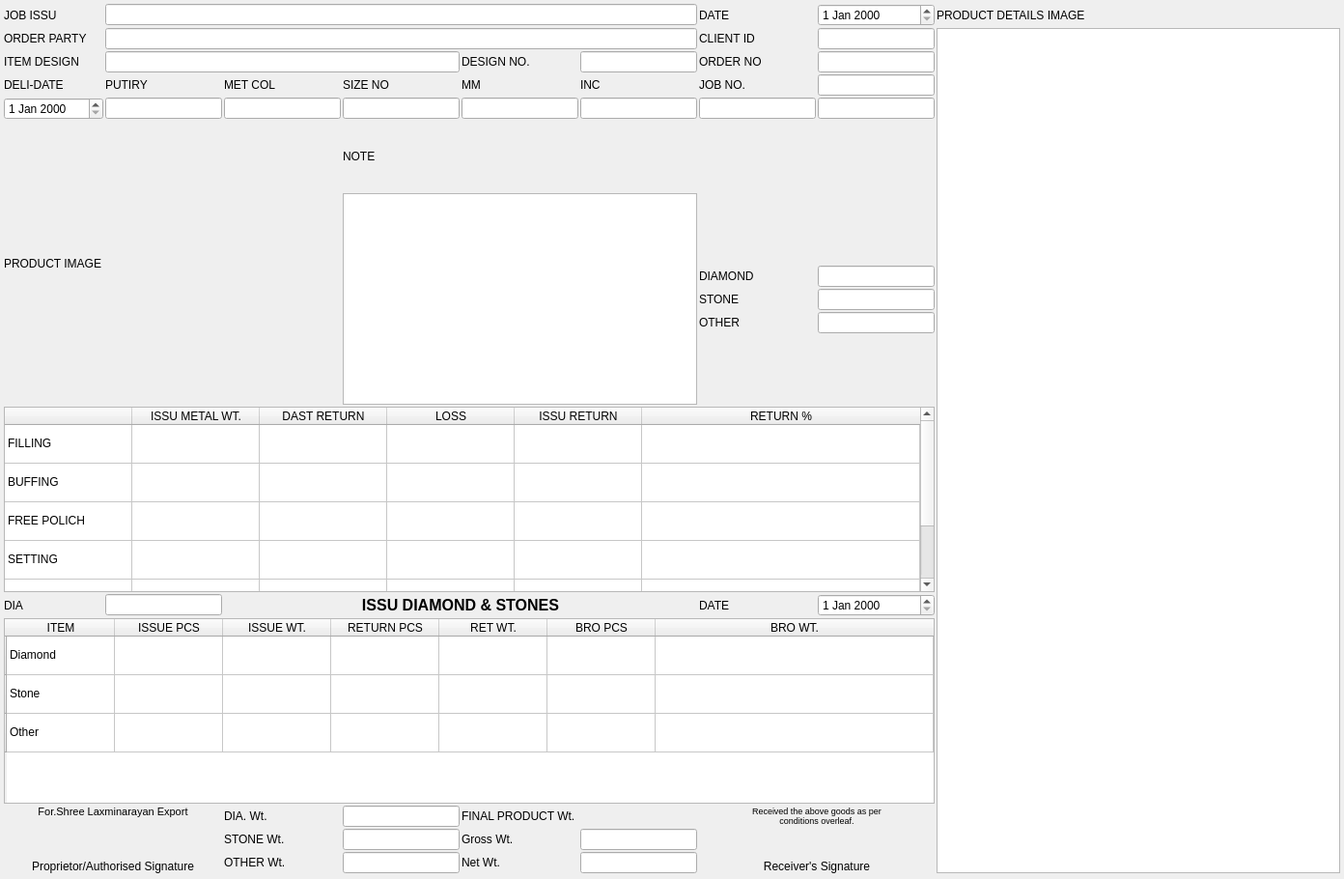
<?xml version="1.0" encoding="UTF-8"?>
<ui version="4.0">
 <class>JobSheet</class>
 <widget class="QDialog" name="JobSheet">
  <property name="geometry">
   <rect>
    <x>0</x>
    <y>0</y>
    <width>1392</width>
    <height>910</height>
   </rect>
  </property>
  <property name="windowTitle">
   <string>Dialog</string>
  </property>
  <property name="styleSheet">
   <string notr="true"/>
  </property>
  <layout class="QGridLayout" name="gridLayout">
   <property name="leftMargin">
    <number>4</number>
   </property>
   <property name="topMargin">
    <number>4</number>
   </property>
   <property name="rightMargin">
    <number>4</number>
   </property>
   <property name="bottomMargin">
    <number>4</number>
   </property>
   <property name="spacing">
    <number>2</number>
   </property>
   <item row="21" column="2">
    <widget class="QLabel" name="jobNoLabel_49">
     <property name="maximumSize">
      <size>
       <width>16777215</width>
       <height>0</height>
      </size>
     </property>
     <property name="text">
      <string>FINAL POLICHING</string>
     </property>
    </widget>
   </item>
   <item row="0" column="1" colspan="5">
    <widget class="QLineEdit" name="jobIssuLineEdit"/>
   </item>
   <item row="21" column="11">
    <widget class="QLabel" name="jobNoLabel_58">
     <property name="maximumSize">
      <size>
       <width>16777215</width>
       <height>0</height>
      </size>
     </property>
     <property name="text">
      <string>FINAL POLICHING</string>
     </property>
    </widget>
   </item>
   <item row="21" column="7">
    <widget class="QLabel" name="jobNoLabel_54">
     <property name="maximumSize">
      <size>
       <width>16777215</width>
       <height>0</height>
      </size>
     </property>
     <property name="text">
      <string>FINAL POLICHING</string>
     </property>
    </widget>
   </item>
   <item row="2" column="7">
    <widget class="QLineEdit" name="orderNoLineEdit"/>
   </item>
   <item row="9" column="7">
    <widget class="QLineEdit" name="otherTotalLineEdit"/>
   </item>
   <item row="4" column="5">
    <widget class="QLineEdit" name="lengthLineEdit"/>
   </item>
   <item row="2" column="5">
    <widget class="QLineEdit" name="desigNoLineEdit"/>
   </item>
   <item row="0" column="6">
    <widget class="QLabel" name="dateOrderLabel">
     <property name="text">
      <string>DATE</string>
     </property>
    </widget>
   </item>
   <item row="16" column="6" colspan="2">
    <widget class="QLabel" name="jobNoLabel_40">
     <property name="font">
      <font>
       <pointsize>7</pointsize>
      </font>
     </property>
     <property name="text">
      <string>Received the above goods as per 
conditions overleaf.</string>
     </property>
     <property name="alignment">
      <set>Qt::AlignmentFlag::AlignHCenter|Qt::AlignmentFlag::AlignTop</set>
     </property>
    </widget>
   </item>
   <item row="0" column="7">
    <widget class="QDateEdit" name="dateOrderDateEdit"/>
   </item>
   <item row="18" column="3">
    <widget class="QLineEdit" name="otherWtLineEdit"/>
   </item>
   <item row="4" column="2">
    <widget class="QLineEdit" name="metColLineEdit"/>
   </item>
   <item row="16" column="4" colspan="2">
    <widget class="QLabel" name="finalProductWtLabel">
     <property name="text">
      <string>FINAL PRODUCT Wt.</string>
     </property>
    </widget>
   </item>
   <item row="2" column="6">
    <widget class="QLabel" name="orderNoLabel">
     <property name="text">
      <string>ORDER NO</string>
     </property>
    </widget>
   </item>
   <item row="5" column="3" colspan="3">
    <widget class="QLabel" name="noteLabel">
     <property name="text">
      <string>NOTE</string>
     </property>
    </widget>
   </item>
   <item row="3" column="3">
    <widget class="QLabel" name="sizeNoLabel">
     <property name="text">
      <string>SIZE NO</string>
     </property>
    </widget>
   </item>
   <item row="18" column="4">
    <widget class="QLabel" name="jobNoLabel_4">
     <property name="text">
      <string>Net Wt.</string>
     </property>
    </widget>
   </item>
   <item row="13" column="7">
    <widget class="QDateEdit" name="dateDateEdit"/>
   </item>
   <item row="3" column="1">
    <widget class="QLabel" name="purityLabel">
     <property name="text">
      <string>PUTIRY</string>
     </property>
    </widget>
   </item>
   <item row="1" column="6">
    <widget class="QLabel" name="clientIdLabel">
     <property name="text">
      <string>CLIENT ID</string>
     </property>
    </widget>
   </item>
   <item row="4" column="7">
    <widget class="QLineEdit" name="heightLineEdit"/>
   </item>
   <item row="17" column="3">
    <widget class="QLineEdit" name="stoneWtLineEdit"/>
   </item>
   <item row="4" column="0">
    <widget class="QDateEdit" name="deliDateDateEdit"/>
   </item>
   <item row="11" column="0" rowspan="2" colspan="8">
    <widget class="QTableWidget" name="goldDetailTableWidget">
     <property name="autoScroll">
      <bool>true</bool>
     </property>
     <property name="showGrid">
      <bool>true</bool>
     </property>
     <property name="cornerButtonEnabled">
      <bool>true</bool>
     </property>
     <attribute name="horizontalHeaderDefaultSectionSize">
      <number>132</number>
     </attribute>
     <attribute name="horizontalHeaderShowSortIndicator" stdset="0">
      <bool>false</bool>
     </attribute>
     <attribute name="horizontalHeaderStretchLastSection">
      <bool>true</bool>
     </attribute>
     <attribute name="verticalHeaderVisible">
      <bool>false</bool>
     </attribute>
     <attribute name="verticalHeaderCascadingSectionResizes">
      <bool>true</bool>
     </attribute>
     <attribute name="verticalHeaderMinimumSectionSize">
      <number>40</number>
     </attribute>
     <attribute name="verticalHeaderDefaultSectionSize">
      <number>40</number>
     </attribute>
     <attribute name="verticalHeaderStretchLastSection">
      <bool>true</bool>
     </attribute>
     <row>
      <property name="text">
       <string/>
      </property>
     </row>
     <row>
      <property name="text">
       <string/>
      </property>
     </row>
     <row>
      <property name="text">
       <string/>
      </property>
     </row>
     <row>
      <property name="text">
       <string/>
      </property>
     </row>
     <row>
      <property name="text">
       <string/>
      </property>
     </row>
     <row>
      <property name="text">
       <string/>
      </property>
     </row>
     <column>
      <property name="text">
       <string/>
      </property>
     </column>
     <column>
      <property name="text">
       <string>ISSU METAL WT.</string>
      </property>
     </column>
     <column>
      <property name="text">
       <string>DAST RETURN</string>
      </property>
     </column>
     <column>
      <property name="text">
       <string>LOSS</string>
      </property>
     </column>
     <column>
      <property name="text">
       <string>ISSU RETURN</string>
      </property>
     </column>
     <column>
      <property name="text">
       <string>RETURN %</string>
      </property>
     </column>
     <item row="0" column="0">
      <property name="text">
       <string>FILLING</string>
      </property>
     </item>
     <item row="0" column="1">
      <property name="text">
       <string/>
      </property>
     </item>
     <item row="0" column="2">
      <property name="text">
       <string/>
      </property>
     </item>
     <item row="0" column="3">
      <property name="text">
       <string/>
      </property>
     </item>
     <item row="0" column="4">
      <property name="text">
       <string/>
      </property>
     </item>
     <item row="1" column="0">
      <property name="text">
       <string>BUFFING</string>
      </property>
     </item>
     <item row="1" column="1">
      <property name="text">
       <string/>
      </property>
     </item>
     <item row="1" column="2">
      <property name="text">
       <string/>
      </property>
     </item>
     <item row="1" column="3">
      <property name="text">
       <string/>
      </property>
     </item>
     <item row="1" column="4">
      <property name="text">
       <string/>
      </property>
     </item>
     <item row="2" column="0">
      <property name="text">
       <string>FREE POLICH</string>
      </property>
     </item>
     <item row="3" column="0">
      <property name="text">
       <string>SETTING</string>
      </property>
     </item>
     <item row="4" column="0">
      <property name="text">
       <string>FINAL POLICH</string>
      </property>
     </item>
     <item row="5" column="0">
      <property name="text">
       <string>TOTAL</string>
      </property>
     </item>
    </widget>
   </item>
   <item row="18" column="0" colspan="2">
    <widget class="QLabel" name="jobNoLabel_35">
     <property name="text">
      <string>Proprietor/Authorised Signature</string>
     </property>
     <property name="alignment">
      <set>Qt::AlignmentFlag::AlignBottom|Qt::AlignmentFlag::AlignHCenter</set>
     </property>
    </widget>
   </item>
   <item row="1" column="7">
    <widget class="QLineEdit" name="clientIdLineEdit"/>
   </item>
   <item row="3" column="4">
    <widget class="QLabel" name="MMLabel">
     <property name="text">
      <string>MM</string>
     </property>
    </widget>
   </item>
   <item row="3" column="6">
    <widget class="QLabel" name="jobNoLabel">
     <property name="text">
      <string>JOB NO.</string>
     </property>
    </widget>
   </item>
   <item row="3" column="7">
    <widget class="QLineEdit" name="jobNoLineEdit"/>
   </item>
   <item row="16" column="0" colspan="2">
    <widget class="QLabel" name="jobNoLabel_34">
     <property name="font">
      <font>
       <pointsize>8</pointsize>
      </font>
     </property>
     <property name="text">
      <string>For.Shree Laxminarayan Export</string>
     </property>
     <property name="alignment">
      <set>Qt::AlignmentFlag::AlignHCenter|Qt::AlignmentFlag::AlignTop</set>
     </property>
    </widget>
   </item>
   <item row="1" column="8" rowspan="18" colspan="4">
    <widget class="QTableWidget" name="diaAndStoneForDesignTableWidget"/>
   </item>
   <item row="1" column="0">
    <widget class="QLabel" name="orderPartyLabel">
     <property name="text">
      <string>ORDER PARTY</string>
     </property>
    </widget>
   </item>
   <item row="4" column="1">
    <widget class="QLineEdit" name="purityLineEdit"/>
   </item>
   <item row="2" column="1" colspan="3">
    <widget class="QLineEdit" name="itemDesignLineEdit"/>
   </item>
   <item row="21" column="9">
    <widget class="QLabel" name="jobNoLabel_56">
     <property name="maximumSize">
      <size>
       <width>16777215</width>
       <height>0</height>
      </size>
     </property>
     <property name="text">
      <string>FINAL POLICHING</string>
     </property>
    </widget>
   </item>
   <item row="0" column="0">
    <widget class="QLabel" name="jobIssuLabel">
     <property name="text">
      <string>JOB ISSU</string>
     </property>
    </widget>
   </item>
   <item row="13" column="1">
    <widget class="QLineEdit" name="diaLineEdit"/>
   </item>
   <item row="5" column="0" rowspan="6" colspan="3">
    <widget class="QLabel" name="productImageLabel">
     <property name="text">
      <string>PRODUCT IMAGE</string>
     </property>
    </widget>
   </item>
   <item row="16" column="2">
    <widget class="QLabel" name="diaEtLabel">
     <property name="text">
      <string>DIA. Wt.</string>
     </property>
    </widget>
   </item>
   <item row="3" column="0">
    <widget class="QLabel" name="deliDateLabel">
     <property name="text">
      <string>DELI-DATE</string>
     </property>
    </widget>
   </item>
   <item row="21" column="8">
    <widget class="QLabel" name="jobNoLabel_55">
     <property name="maximumSize">
      <size>
       <width>16777215</width>
       <height>0</height>
      </size>
     </property>
     <property name="text">
      <string>FINAL POLICHING</string>
     </property>
    </widget>
   </item>
   <item row="21" column="1">
    <widget class="QLabel" name="jobNoLabel_48">
     <property name="maximumSize">
      <size>
       <width>16777215</width>
       <height>0</height>
      </size>
     </property>
     <property name="text">
      <string>FINAL POLICHING</string>
     </property>
    </widget>
   </item>
   <item row="18" column="5">
    <widget class="QLineEdit" name="finalProductWtLineEdit"/>
   </item>
   <item row="3" column="2">
    <widget class="QLabel" name="metColLabel">
     <property name="text">
      <string>MET COL</string>
     </property>
    </widget>
   </item>
   <item row="0" column="8" colspan="4">
    <widget class="QLabel" name="productDetailsImageLabel">
     <property name="text">
      <string>PRODUCT DETAILS IMAGE</string>
     </property>
    </widget>
   </item>
   <item row="4" column="6">
    <widget class="QLineEdit" name="widthLineEdit"/>
   </item>
   <item row="4" column="3">
    <widget class="QLineEdit" name="sizeNoLineEdit"/>
   </item>
   <item row="21" column="0">
    <widget class="QLabel" name="jobNoLabel_47">
     <property name="maximumSize">
      <size>
       <width>16777215</width>
       <height>0</height>
      </size>
     </property>
     <property name="text">
      <string>FINAL POLICHING</string>
     </property>
    </widget>
   </item>
   <item row="14" column="0" rowspan="2" colspan="8">
    <widget class="QTableWidget" name="diamondAndStoneDetailTableWidget">
     <attribute name="horizontalHeaderDefaultSectionSize">
      <number>112</number>
     </attribute>
     <attribute name="horizontalHeaderStretchLastSection">
      <bool>true</bool>
     </attribute>
     <attribute name="verticalHeaderMinimumSectionSize">
      <number>40</number>
     </attribute>
     <attribute name="verticalHeaderDefaultSectionSize">
      <number>40</number>
     </attribute>
     <row>
      <property name="text">
       <string/>
      </property>
     </row>
     <row>
      <property name="text">
       <string/>
      </property>
     </row>
     <row>
      <property name="text">
       <string/>
      </property>
     </row>
     <column>
      <property name="text">
       <string>ITEM</string>
      </property>
     </column>
     <column>
      <property name="text">
       <string>ISSUE PCS</string>
      </property>
     </column>
     <column>
      <property name="text">
       <string>ISSUE WT.</string>
      </property>
     </column>
     <column>
      <property name="text">
       <string>RETURN PCS</string>
      </property>
     </column>
     <column>
      <property name="text">
       <string>RET WT.</string>
      </property>
     </column>
     <column>
      <property name="text">
       <string>BRO PCS</string>
      </property>
     </column>
     <column>
      <property name="text">
       <string>BRO WT.</string>
      </property>
     </column>
     <item row="0" column="0">
      <property name="text">
       <string>Diamond</string>
      </property>
     </item>
     <item row="1" column="0">
      <property name="text">
       <string>Stone</string>
      </property>
     </item>
     <item row="2" column="0">
      <property name="text">
       <string>Other</string>
      </property>
     </item>
    </widget>
   </item>
   <item row="6" column="3" rowspan="5" colspan="3">
    <widget class="QTextEdit" name="noteTextEdit"/>
   </item>
   <item row="13" column="0">
    <widget class="QLabel" name="diaLabel">
     <property name="text">
      <string>DIA</string>
     </property>
    </widget>
   </item>
   <item row="17" column="2">
    <widget class="QLabel" name="stoneWtLabel">
     <property name="text">
      <string>STONE Wt.</string>
     </property>
    </widget>
   </item>
   <item row="2" column="0">
    <widget class="QLabel" name="itemDesignLabel">
     <property name="autoFillBackground">
      <bool>false</bool>
     </property>
     <property name="text">
      <string>ITEM DESIGN</string>
     </property>
    </widget>
   </item>
   <item row="21" column="6">
    <widget class="QLabel" name="jobNoLabel_53">
     <property name="maximumSize">
      <size>
       <width>16777215</width>
       <height>0</height>
      </size>
     </property>
     <property name="text">
      <string>FINAL POLICHING</string>
     </property>
    </widget>
   </item>
   <item row="21" column="10">
    <widget class="QLabel" name="jobNoLabel_57">
     <property name="maximumSize">
      <size>
       <width>16777215</width>
       <height>0</height>
      </size>
     </property>
     <property name="text">
      <string>FINAL POLICHING</string>
     </property>
    </widget>
   </item>
   <item row="13" column="6">
    <widget class="QLabel" name="dateLabel">
     <property name="text">
      <string>DATE</string>
     </property>
    </widget>
   </item>
   <item row="17" column="0" colspan="2">
    <widget class="QLabel" name="jobNoLabel_2">
     <property name="text">
      <string/>
     </property>
     <property name="alignment">
      <set>Qt::AlignmentFlag::AlignCenter</set>
     </property>
    </widget>
   </item>
   <item row="21" column="4">
    <widget class="QLabel" name="jobNoLabel_51">
     <property name="maximumSize">
      <size>
       <width>16777215</width>
       <height>0</height>
      </size>
     </property>
     <property name="text">
      <string>FINAL POLICHING</string>
     </property>
    </widget>
   </item>
   <item row="8" column="6">
    <widget class="QLabel" name="stoneTotalLabel">
     <property name="text">
      <string>STONE</string>
     </property>
    </widget>
   </item>
   <item row="4" column="4">
    <widget class="QLineEdit" name="MMLineEdit"/>
   </item>
   <item row="18" column="6" colspan="2">
    <widget class="QLabel" name="jobNoLabel_41">
     <property name="text">
      <string>Receiver's Signature</string>
     </property>
     <property name="alignment">
      <set>Qt::AlignmentFlag::AlignBottom|Qt::AlignmentFlag::AlignHCenter</set>
     </property>
    </widget>
   </item>
   <item row="3" column="5">
    <widget class="QLabel" name="INCLabel">
     <property name="text">
      <string>INC</string>
     </property>
    </widget>
   </item>
   <item row="2" column="4">
    <widget class="QLabel" name="designNoLabel">
     <property name="text">
      <string>DESIGN NO.</string>
     </property>
    </widget>
   </item>
   <item row="7" column="7">
    <widget class="QLineEdit" name="diamondTotalLineEdit"/>
   </item>
   <item row="17" column="4">
    <widget class="QLabel" name="jobNoLabel_3">
     <property name="text">
      <string>Gross Wt.</string>
     </property>
    </widget>
   </item>
   <item row="21" column="5">
    <widget class="QLabel" name="jobNoLabel_52">
     <property name="maximumSize">
      <size>
       <width>16777215</width>
       <height>0</height>
      </size>
     </property>
     <property name="text">
      <string>FINAL POLICHING</string>
     </property>
    </widget>
   </item>
   <item row="7" column="6">
    <widget class="QLabel" name="diamondTotalLabel">
     <property name="text">
      <string>DIAMOND</string>
     </property>
    </widget>
   </item>
   <item row="18" column="2">
    <widget class="QLabel" name="otherWtLabel">
     <property name="text">
      <string>OTHER Wt.</string>
     </property>
    </widget>
   </item>
   <item row="1" column="1" colspan="5">
    <widget class="QLineEdit" name="orderPartyLineEdit"/>
   </item>
   <item row="17" column="6" colspan="2">
    <widget class="QLabel" name="reciverSignLabel">
     <property name="text">
      <string/>
     </property>
     <property name="alignment">
      <set>Qt::AlignmentFlag::AlignCenter</set>
     </property>
    </widget>
   </item>
   <item row="9" column="6">
    <widget class="QLabel" name="otherTotalLabel">
     <property name="text">
      <string>OTHER</string>
     </property>
    </widget>
   </item>
   <item row="16" column="3">
    <widget class="QLineEdit" name="diaWtLineEdit"/>
   </item>
   <item row="17" column="5">
    <widget class="QLineEdit" name="jobNoLineEdit_2"/>
   </item>
   <item row="21" column="3">
    <widget class="QLabel" name="jobNoLabel_50">
     <property name="maximumSize">
      <size>
       <width>16777215</width>
       <height>0</height>
      </size>
     </property>
     <property name="text">
      <string>FINAL POLICHING</string>
     </property>
    </widget>
   </item>
   <item row="8" column="7">
    <widget class="QLineEdit" name="stoneTotalLineEdit"/>
   </item>
   <item row="13" column="2" colspan="4">
    <widget class="QLabel" name="issuDiamonAndStoneLabel">
     <property name="font">
      <font>
       <pointsize>12</pointsize>
       <bold>true</bold>
      </font>
     </property>
     <property name="text">
      <string>ISSU DIAMOND &amp; STONES</string>
     </property>
     <property name="alignment">
      <set>Qt::AlignmentFlag::AlignCenter</set>
     </property>
    </widget>
   </item>
  </layout>
 </widget>
 <resources/>
 <connections/>
</ui>
